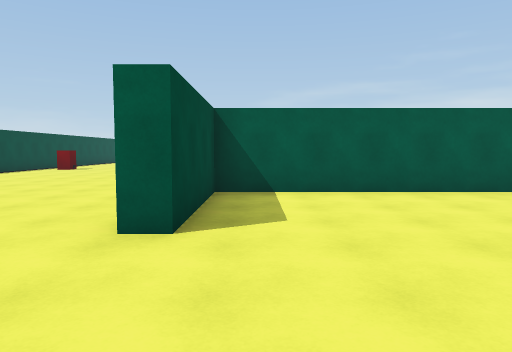
View 1 (above)

24 first-person views from a walk through a 3-D level made in the Unity game engine. The camera is 1.5 m above the floor, tilts 4° down and sees 70° across. The floor is counted in squares, 2 m on a side. Each view is taken from the middle of a square. On the plan, view 1 faces up. The plan holds only what a view shows up to about 11 squares ahead; the rest is blank. The place goes on beyond the plan.

View 2
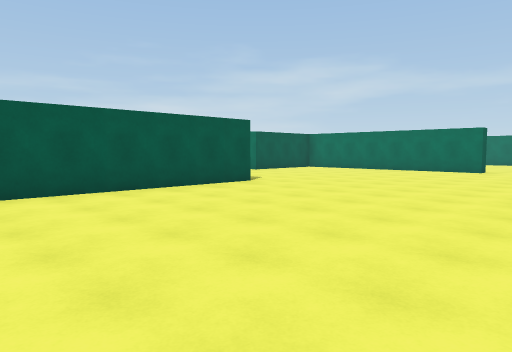

View 3
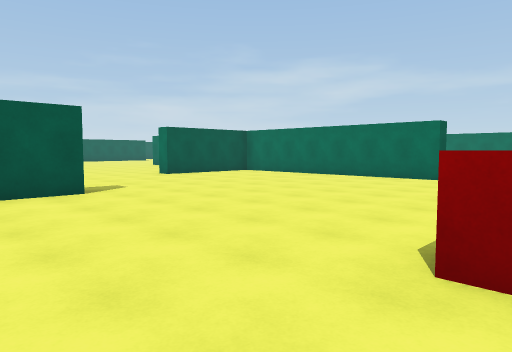

View 4
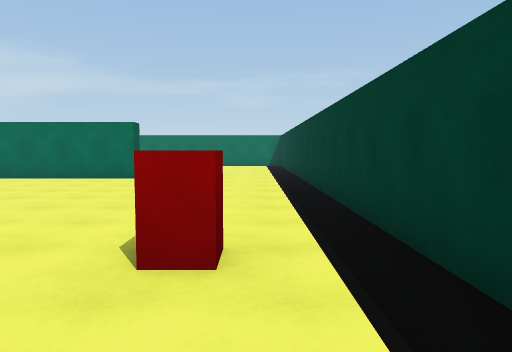

View 5
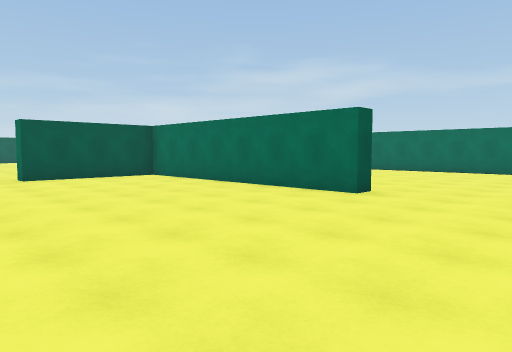

View 6
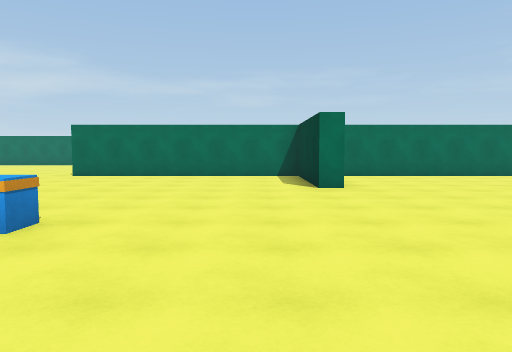

View 7
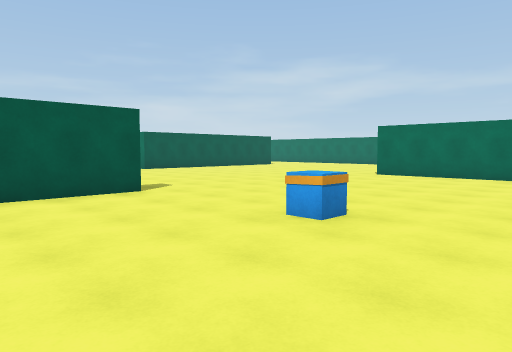

View 8
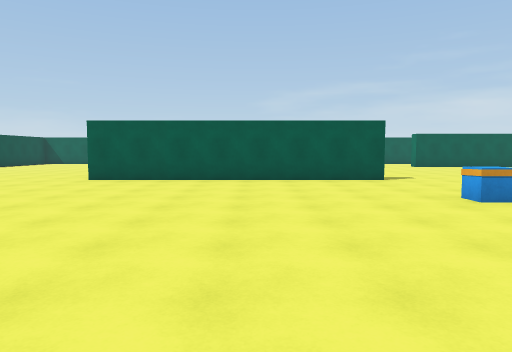

View 9
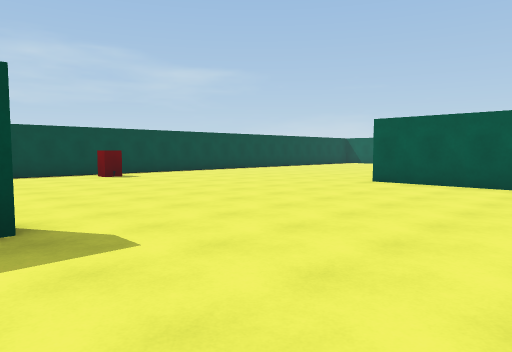

View 10
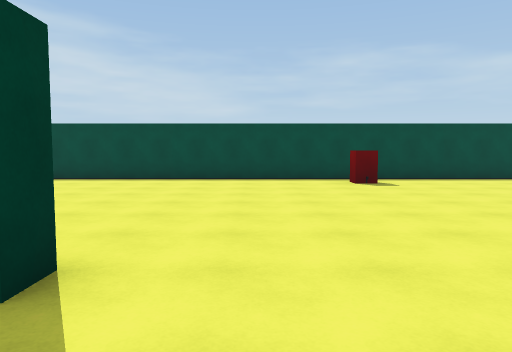

View 11
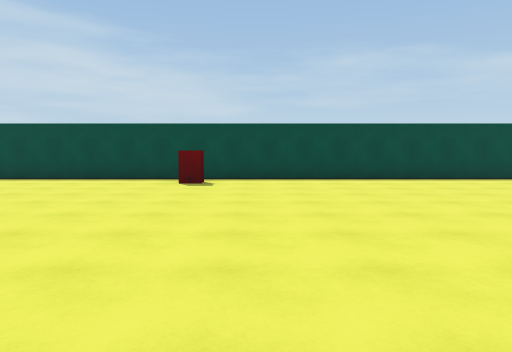

View 12
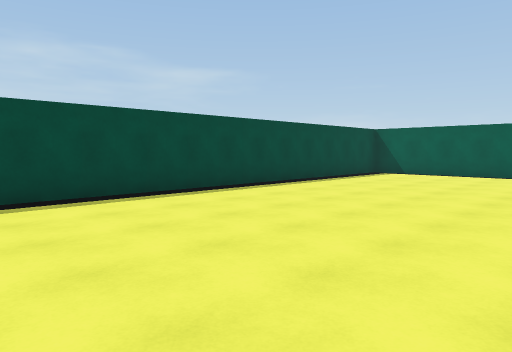

View 13
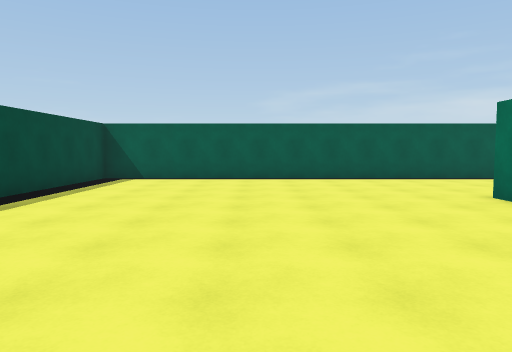

View 14
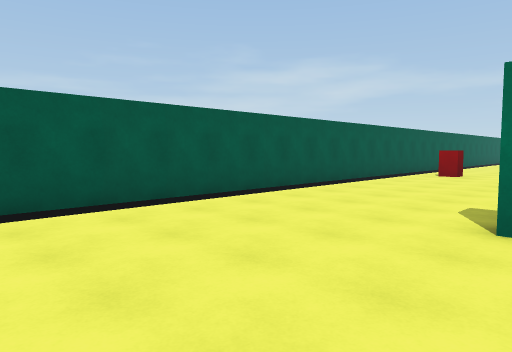

View 15
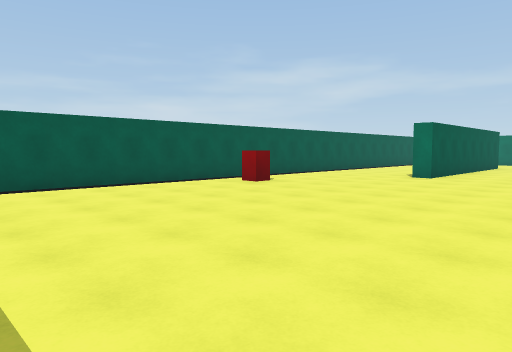

View 16
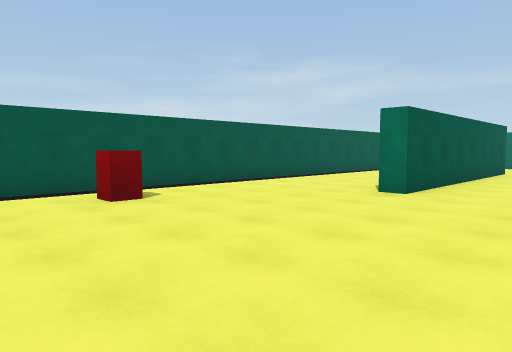

View 17
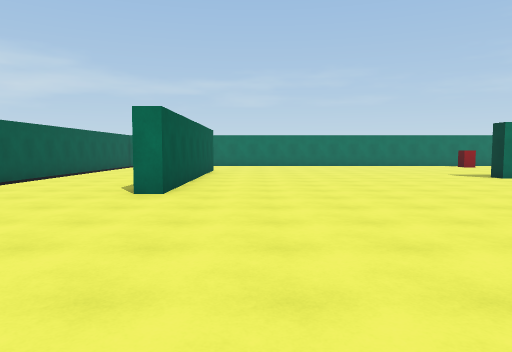

View 18
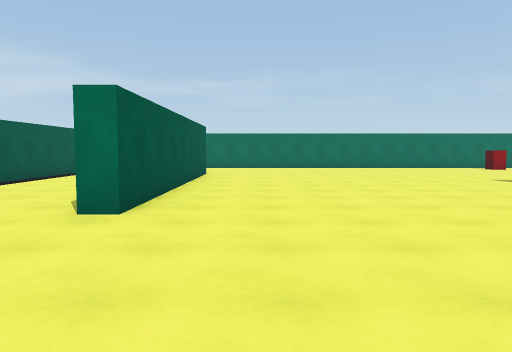

View 19
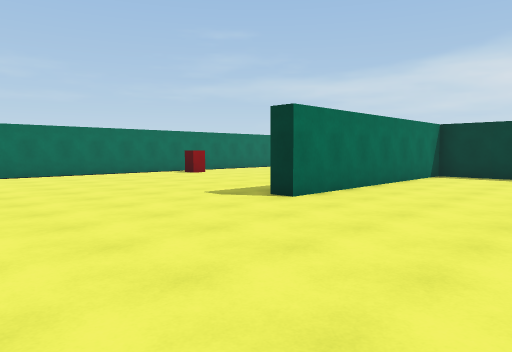

View 20
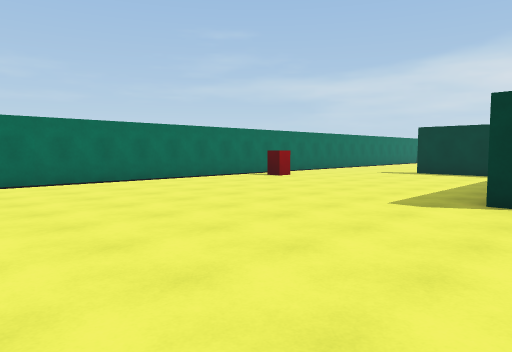

View 21
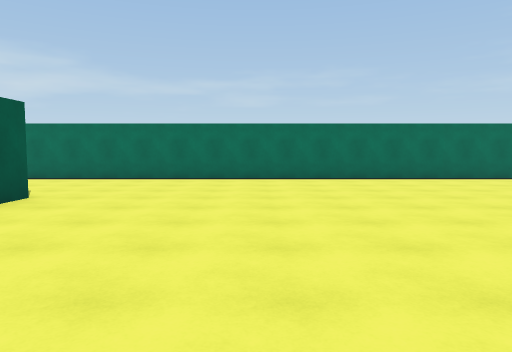

View 22
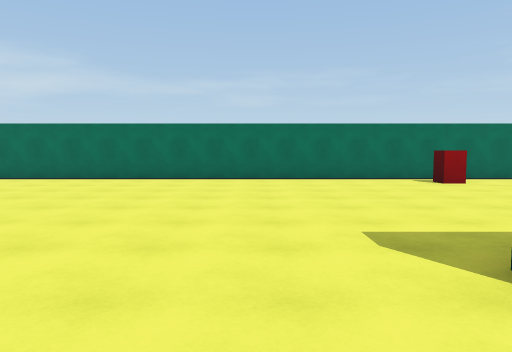

View 23
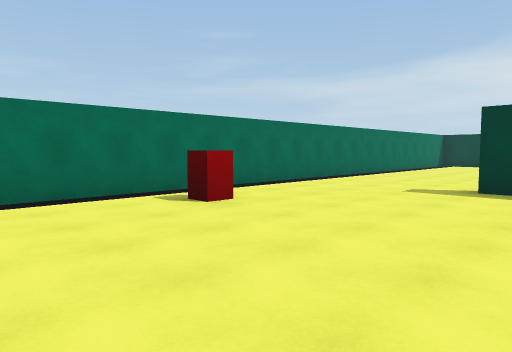

View 24
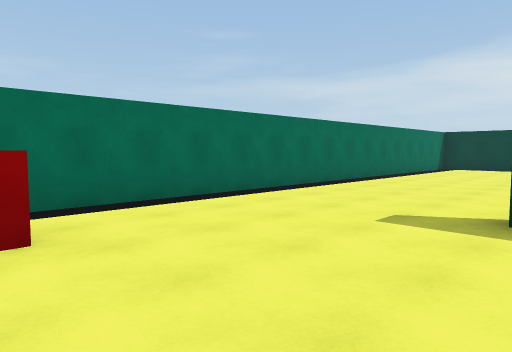

### Floor plan
Points are (right, up) in squares from view 1. A wall is a line through its corners. A room is listed if a view was taken in it or the views show most of it. See-through windows are left out.
Room 1 (views 1, 2, 3, 4, 5, 6, 7, 8, 9, 10, 11, 12, 13, 14, 15, 16, 17, 18, 19, 20, 21, 22, 23, 24)
walls: (6.4, 18.2) (-1.2, 18.2); (-1.2, 10.7) (-0.8, 10.7); (6.4, 6.5) (-0.7, 6.5) (-0.7, 3.2) (-1.2, 3.2); (13.4, 10.2) (10.3, 10.2) (10.3, 10.7) (13.8, 10.7) (13.8, 17.4) (14.2, 17.4); (15.6, 10.7) (17.8, 10.7); (-1.2, 25.2) (-1.2, 25.8); (14.4, 3.2) (13.8, 3.2) (13.8, 9.9); (17.8, 25.6) (10.3, 25.6) (10.3, 26.1); (5.8, -1.3) (14.9, -1.3); (17.1, 30.2) (-9.2, 30.2) (-9.2, 6.2); (22.2, 4.6) (22.2, 28.5)
objects: other object (-8, 14) to (-7, 15); other object (6, 0) to (7, 1); other object (6, 28) to (7, 29); other object (7, 15); other object (20, 14) to (21, 15)

Where each view was taken, in squares from view 1:
view 1: 0 up, 0 right, facing up
view 2: 0 up, 0 right, facing up-right
view 3: 0 up, 4 right, facing up-right
view 4: 0 up, 4 right, facing right
view 5: 0 up, 8 right, facing up-right
view 6: 12 up, 3 right, facing right
view 7: 12 up, 3 right, facing up-right
view 8: 9 up, 3 right, facing up
view 9: 10 up, 3 right, facing up-left
view 10: 12 up, 1 right, facing left
view 11: 16 up, 1 right, facing left
view 12: 18 up, 3 left, facing up-left
view 13: 20 up, 5 left, facing up
view 14: 25 up, 5 left, facing up-right
view 15: 22 up, 0 right, facing up-right
view 16: 23 up, 4 right, facing up-right
view 17: 24 up, 4 right, facing right
view 18: 24 up, 6 right, facing right
view 19: 22 up, 10 right, facing down-right
view 20: 23 up, 13 right, facing down-right
view 21: 22 up, 12 right, facing right
view 22: 19 up, 12 right, facing right
view 23: 18 up, 16 right, facing down-right
view 24: 15 up, 17 right, facing down-right
